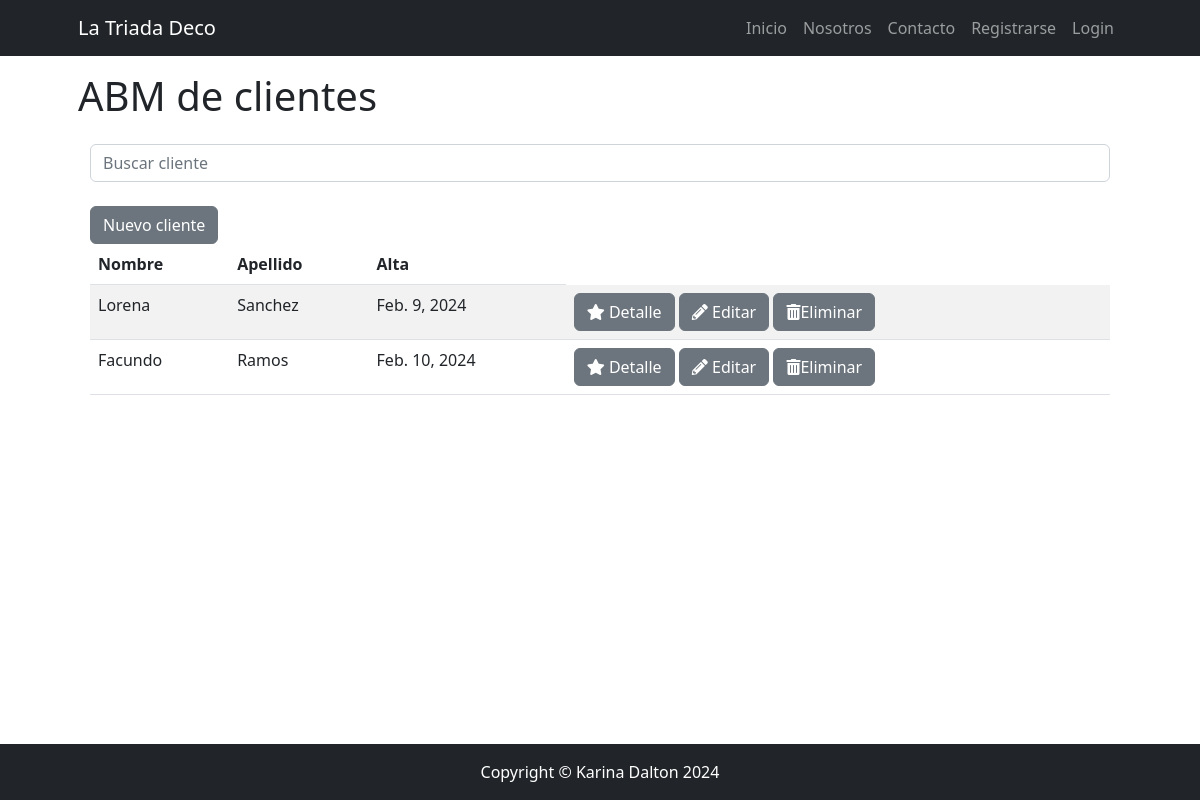
Page /cliente/cliente/list/ on the committed database.
### apps/cliente/models.py (models this page shows, shortened)
class Cliente(models.Model):
    nombre = models.CharField(max_length=100)
    apellido = models.CharField(max_length=100)
    fecha_nacimiento = models.DateField()
    email = models.EmailField()
    fecha_alta = models.DateField()
    class Meta:
        verbose_name = "cliente"
        verbose_name_plural = "clientes"

### apps/cliente/views.py (the view)
# urls.py: path("cliente/list/", ClienteList.as_view(), name="cliente_list"),
class ClienteList(ListView):
    model = Cliente
    template_name = 'cliente/cliente_list.html'
    def get_queryset(self):
        if self.request.GET.get("consulta"):
            consulta = self.request.GET.get("consulta")
            object_list = Cliente.objects.filter(nombre__icontains=consulta)
        else:
            object_list = Cliente.objects.all()
        return object_list

### apps/cliente/templates/cliente/cliente_list.html
{% extends 'core/base.html' %}
{% block content_title %}
ABM de clientes
{% endblock content_title %}
{% block content %}
<div class="container">
    <div class="mb-4">
        <form method="get">
            <input type="text" class="form-control" name="consulta" placeholder="Buscar cliente">
        </form>
    </div>
    <table class="table table-striped">
        <thead>
            <tr>
                <th>Nombre</th>
                <th>Apellido</th>
                <th>Alta</th>
            </tr>
        </thead>
        <tbody>
            <a href="{% url 'cliente:cliente_form' %}" class="btn btn-secondary">Nuevo cliente</a>
            {% for comprador in object_list %}
            <tr>
                <td>{{ comprador.nombre }}</td>
                <td>{{ comprador.apellido }}</td>
                <td>{{ comprador.fecha_alta }}</td>
                <td>
                    <a href="{% url 'cliente:cliente_detail' comprador.id %}" class="btn btn-secondary">
                        <i class="fas fa-star"></i> Detalle</a>
                    <a href=" {% url 'cliente:cliente_update' comprador.id %}" class="btn btn-secondary"><i
                            class="fas fa-pencil-alt"></i> Editar</a>
                    <a href="{% url 'cliente:cliente_confirm_delete' comprador.id %}" class="btn btn-secondary "><i
                            class="fas fa-trash-alt"></i>Eliminar</a>
                </td>
            </tr>
            {% empty %}
            <tr>
                <td class="text-center">La búsqueda no ha arrojado valor.</td>
            </tr>
            {% endfor %}
        </tbody>
    </table>
</div>
{% endblock content %}

### rows in the picture
Cliente: nombre "Lorena", apellido "Sanchez", fecha_alta "Feb. 9, 2024"
Cliente: nombre "Facundo", apellido "Ramos", fecha_alta "Feb. 10, 2024"
